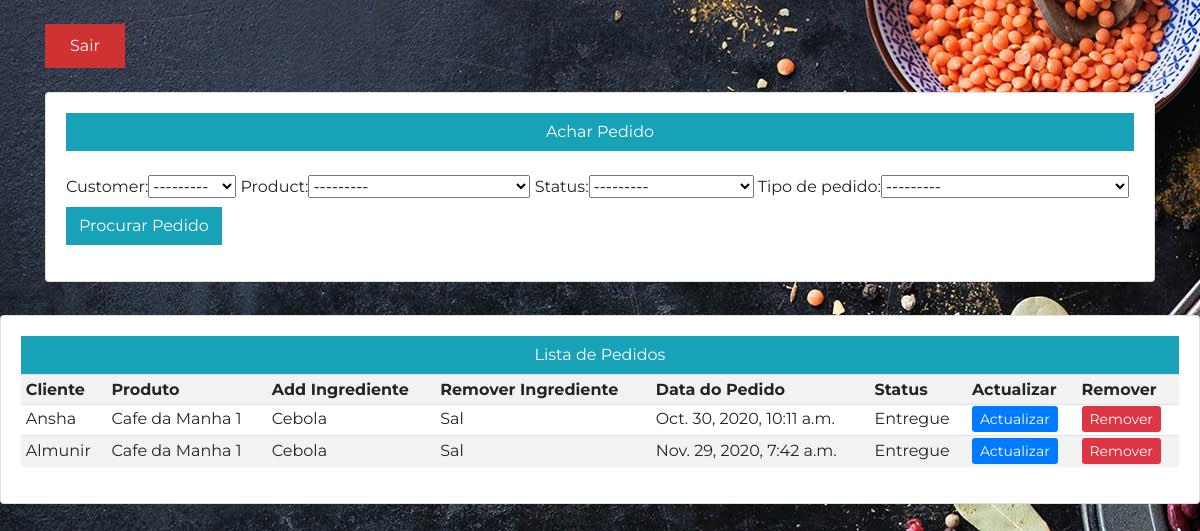
The page /cozinha/ (signed in) on the database as committed earlier.
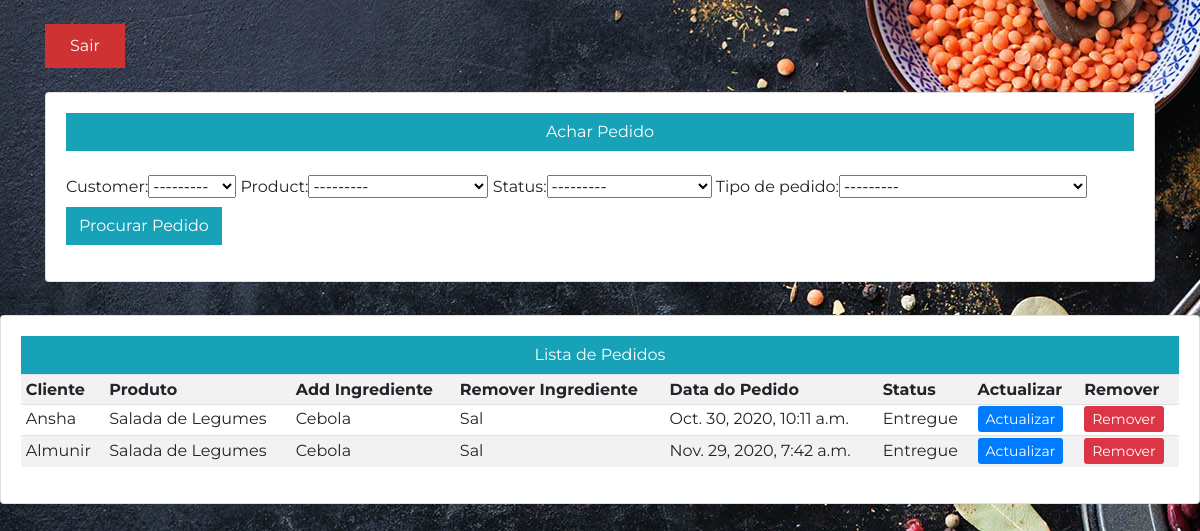
The same page on the database as committed later.
### entregar/models.py (models this page shows, shortened)
class Order(models.Model):
    STATUS = (
        ('Pendente', 'Pendente'),
        ('Pronto em 30min', 'Pronto em 30min'),
        ('Pronto em 15min', 'Pronto em 15min'),
        ('Pronto em 5min', 'Pronto em 5min'),
        ('Saiu Para Entrega', 'Saiu Para Entrega'),
        ('Entregue', 'Entregue'),
    )
    TIPO_DE_PEDIDO = (
        ('RECEBER ENCASA','RECEBER ENCASA'),
        ('COMER NO RESTAURANTE', 'COMER NO RESTAURANTE'),
        ('LEVANTAR PESSOALMENTE', 'LEVANTAR PESSOALMENTE'),
    )
    customer = models.ForeignKey(Customer, null=True, on_delete= models.SET_NULL)
    product = models.ForeignKey(Product, null=True, on_delete= models.SET_NULL)
    adicionar_Ingrediente = models.CharField(max_length=200, null=True)
    remover_Ingrediente = models.CharField(max_length=200, null=True)
    date_created = models.DateTimeField(auto_now_add=True)
    status = models.CharField(max_length=200, null=True, choices=STATUS)
    tipo_de_pedido = models.CharField(max_length=200, null=True, choices=TIPO_DE_PEDIDO)

class Product(models.Model):
    CATEGORY = (
        ('Promocao do Dia', 'Promocao do Dia'),
        ('Preco Normal', 'Preco Normal')
    )
    name = models.CharField(max_length=200, null=True)
    price = models.FloatField( null=True)
    category = models.CharField(max_length=200, choices=CATEGORY)
    description = models.TextField(max_length=134500, null=True, blank= True)
    date_created = models.DateTimeField(auto_now_add=True)
    image = models.ImageField(default="SemFT.png",null=True,blank=True)
    def __str__(self):
        return self.name

class Customer(models.Model):
    user = models.OneToOneField(User, null=True,blank= True, on_delete=models.CASCADE)
    name = models.CharField(max_length=200, null=True)
    phone = models.CharField(max_length=200, null=True)
    email = models.CharField(max_length=200, null=True)
    profile_pic = models.ImageField(default="Prato_2",null=True,blank=True)
    date_created = models.DateTimeField(auto_now_add=True)
    def __str__(self):
        return str(self.user)

### entregar/views.py (the view)
# urls.py: path('cozinha/', views.cozinha, name='cozinha'),
@login_required(login_url='login')
def cozinha(request):
    orders = Order.objects.all()
    myFilter = OrderFilter(request.GET, queryset=orders)
    orders = myFilter.qs
    context = {'orders': orders,'myFilter': myFilter}
    return render(request, 'entregar/listapedidos.html', context)

### entregar/templates/entregar/listapedidos.html (shortened to what this page needs)
{% load static %}
{% block content %}
<head>
	<link rel="stylesheet" href="https://stackpath.bootstrapcdn.com/bootstrap/4.1.3/css/bootstrap.min.css">
	<link rel="stylesheet" href="https://use.fontawesome.com/releases/v5.6.1/css/all.css">
    <link rel="stylesheet" type="text/css" href="{% static '/css/main.css' %}" >
     <link rel="stylesheet" href="{% static '/css/templatemo-style.css' %}">
    <br>
    <div class="container">
        <a href="{% url 'logout' %}" class="section-btn btn btn-default smoothScroll">Sair</a>
    </div>
<br>
<div class="container">
    <div class="row">
        <div class="col" >
        <div class="card card-body ">
            <a class="btn btn-info btn-md btn-block" href="#">Achar Pedido</a>
            <br>
            <form method="get">
                {{myFilter.form}}
                 <button type="submit" class="btn btn-info ">Procurar Pedido</button>
            </form>
        </div>
    </div>
    </div>
</div>
<div class="row">
    <div class="col-md-12">
        <hr>
        <div class="card card-body">
            <a class="btn btn-info btn-md btn-block"  href="#" >Lista de Pedidos</a>
            <table class="table table-sm table-striped">
                <tr>
                      <th>Cliente</th>
                    <th>Produto</th>
                    <th>Add Ingrediente</th>
                     <th>Remover Ingrediente</th>
                    <th>Data do Pedido</th>
                    <th>Status</th>
                    <th>Actualizar</th>
                    <th>Remover</th>
                </tr>
                {% for order in orders %}
                    <tr>
                        <td>{{order.customer}}</td>
                         <td>{{ order.product }}</td>
                        <td>{{order.adicionar_Ingrediente}}</td>
                        <td>{{order.remover_Ingrediente}}</td>
                        <td>{{ order.date_created }}</td>
                        <td>{{ order.status }}</td>
                        <td><a class="btm btn-sm btn-Primary" href="{% url 'update_order' order.id %}">Actualizar</a></td>
                        <td><a class="btm btn-sm btn-danger" href="{% url 'delete_order' order.id %}">Remover</a></td>
                    </tr>
                {% endfor %}
            </table>
        </div>
    </div>
</div>
{% endblock content %}

Rows that differ between the two databases and show on the page:
changed Order "Oct. 30, 2020, 10:11 a.m.": product "Cafe da Manha 1" → "Salada de Legumes"
changed Order "Nov. 29, 2020, 7:42 a.m.": product "Cafe da Manha 1" → "Salada de Legumes"
